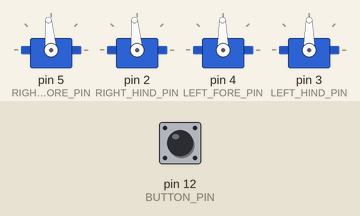
Bench run of a sketch on a simulated Arduino Uno, built with avr-gcc and run on an emulated ATmega328P. On the bench: 4 × servo. The test bench sets the inputs (shaded band); at power-on: pin 12 (BUTTON_PIN) HIGH.

Above: at 1.2 s.
1.3 s: pin 12 (BUTTON_PIN) pulled LOW for 0.8 s
At 1.58 s:
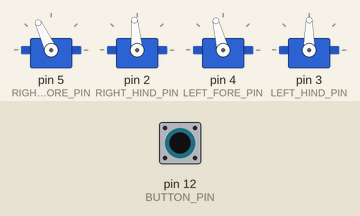
4.7 s: pin 12 (BUTTON_PIN) pulled LOW for 0.8 s
At 6.24 s:
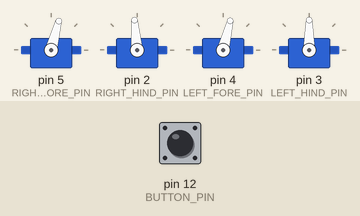
8.9 s: pin 12 (BUTTON_PIN) pulled LOW for 3.2 s
At 10.34 s:
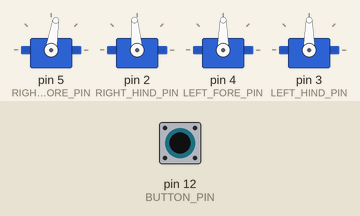
Timing chart, 0 to 66.3 s (numbered marks = the images above; inputs shaded):
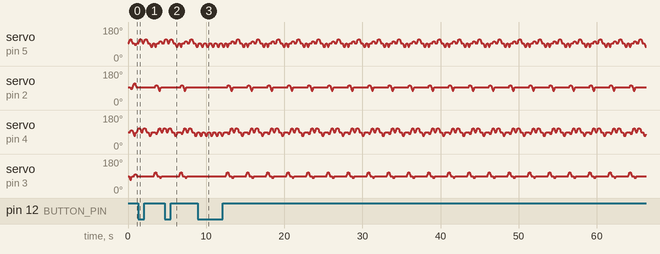

The sketch:

All_Motions.ino
```cpp
// ============================================================
//  Robot Dog – Forward / Left / Right Gaits (continuous turn)
//  Pin 5 = right_fore, Pin 2 = right_hind
//  Pin 4 = left_fore,  Pin 3 = left_hind
//  Button on pin 12 (active-low) toggles mode
// ============================================================

#include <Servo.h>

Servo right_fore_servo, right_hind_servo, left_fore_servo, left_hind_servo;

int right_fore, right_hind, left_fore, left_hind,count;

#define RIGHT_FORE_PIN  5
#define RIGHT_HIND_PIN  2
#define LEFT_FORE_PIN   4
#define LEFT_HIND_PIN   3
#define BUTTON_PIN      12

void home_position() {
  right_fore = 95;
  right_hind = 95;
  left_fore  = 90;
  left_hind  = 90;
}

void convert() {
  right_fore_servo.write(right_fore);
  right_hind_servo.write(right_hind);
  left_fore_servo.write(left_fore);
  left_hind_servo.write(left_hind);
  delayMicroseconds(8200);
}

// -------------------------------------------------------------
// FORWARD GAIT (original 8‑phase diagonal trot)
// -------------------------------------------------------------
void forwardGait() {
  for (int i = 0; i < 20; i++) { right_fore++; left_hind--; convert(); }
  for (int i = 0; i < 10; i++) { right_hind--; left_fore++; convert(); }
  for (int i = 0; i < 20; i++) { right_fore--; left_hind++; convert(); }
  for (int i = 0; i < 10; i++) { right_hind++; left_fore--; convert(); }
  for (int i = 0; i < 20; i++) { right_hind++; left_fore--; convert(); }
  for (int i = 0; i < 10; i++) { right_fore--; left_hind++; convert(); }
  for (int i = 0; i < 20; i++) { right_hind--; left_fore++; convert(); }
  for (int i = 0; i < 10; i++) { right_fore++; left_hind--; convert(); }
}

void leftTurnGait() {
  for (int i = 0; i < 20; i++) { left_fore++; convert(); }
  for (int i = 0; i < 20; i++) { right_fore++; convert(); }
  for (int i = 0; i < 20; i++) { left_fore--; convert(); }
  for (int i = 0; i < 20; i++) { right_fore--; convert(); }
}

void rightTurnGait() {
  for (int i = 0; i < 20; i++) { left_fore--; convert(); }
  for (int i = 0; i < 20; i++) { right_fore--; convert(); }
  for (int i = 0; i < 20; i++) { left_fore++; convert(); }
  for (int i = 0; i < 20; i++) { right_fore++; convert(); }
}

void backwardGait(){
  for (int i = 1; i <= 20; i++) { right_fore--; left_hind++; convert(); }
  for (int i = 1; i <= 10; i++) { right_hind++; left_fore--; convert(); }
  for (int i = 1; i <= 20; i++) { right_fore++; left_hind--; convert(); }
  for (int i = 1; i <= 10; i++) { right_hind--; left_fore++; convert(); }
  for (int i = 1; i <= 20; i++) { right_hind--; left_fore++; convert(); }
  for (int i = 1; i <= 10; i++) { right_fore++; left_hind--; convert(); }
  for (int i = 1; i <= 20; i++) { right_hind++; left_fore--; convert(); }
  for (int i = 1; i <= 10; i++) { right_fore--; left_hind++; convert(); }
}

// -------------------------------------------------------------
// SETUP & LOOP
// -------------------------------------------------------------
void setup() {
  right_fore_servo.attach(RIGHT_FORE_PIN);
  right_hind_servo.attach(RIGHT_HIND_PIN);
  left_fore_servo.attach(LEFT_FORE_PIN);
  left_hind_servo.attach(LEFT_HIND_PIN);
  pinMode(BUTTON_PIN, INPUT_PULLUP);
  home_position();
  convert();
  delay(50);
}

void loop() {
  if (digitalRead(BUTTON_PIN) == HIGH) {
    count++;
    delay(50);
  }

  if(count==1){
    forwardGait();
  }
  else if (count==2){
    leftTurnGait();
  }
  else if (count==3){
    rightTurnGait();
  }
  else if (count==4){
    backwardGait();
  }
  else if (count==5){
    count=1;
  }
}
```
